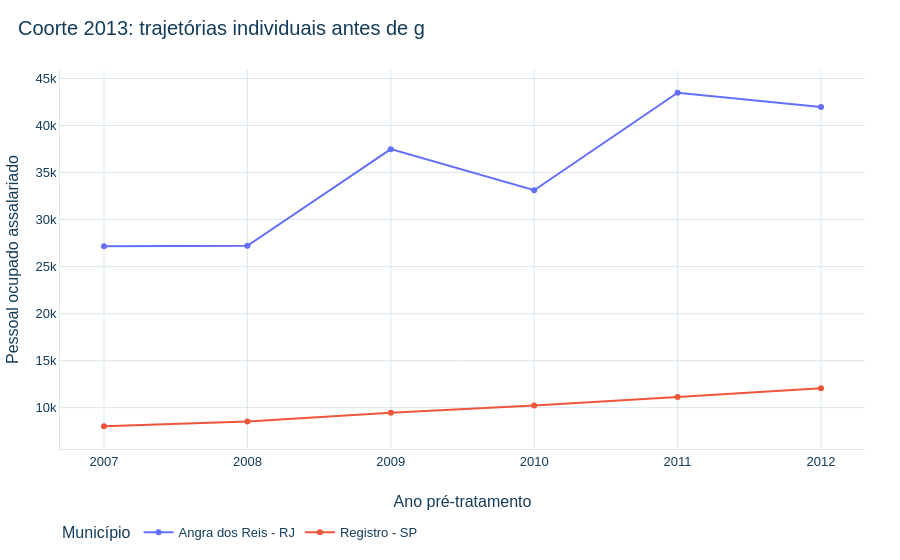

The cell this chart's notebook holds for it:
### Markdown cell above
## 7. Coorte 2013: precisão, suporte e trajetória

### Code cell
traj_2013 = amostra.loc[(amostra['papel_causal'].eq(d18.PAPEL_TRATADO)) & (amostra['coorte_g'].eq(2013)) & (amostra['ano'].lt(2013)), ['codigo_municipio_ibge', 'municipio_fonte', 'uf_codigo', 'ano', d18.OUTCOME_PRIMARIO]].copy()
suporte_2013 = scores_att.loc[scores_att['tratado'] & scores_att['coorte_g'].eq(2013), ['codigo_municipio_ibge', 'propensity_score', 'status_suporte_att', 'macrorregiao']]
resumo_2013 = traj_2013.groupby(['codigo_municipio_ibge', 'municipio_fonte', 'uf_codigo'], as_index=False).apply(lambda x: pd.Series({'slope_nivel_pre': np.polyfit(x['ano'], x[d18.OUTCOME_PRIMARIO], 1)[0], 'slope_log_pre': np.polyfit(x['ano'], np.log1p(x[d18.OUTCOME_PRIMARIO]), 1)[0], 'min_pre': x[d18.OUTCOME_PRIMARIO].min(), 'max_pre': x[d18.OUTCOME_PRIMARIO].max()}), include_groups=False).reset_index(drop=True).merge(suporte_2013, on='codigo_municipio_ibge', how='left', validate='one_to_one')
mostrar(resumo_2013, 10)
fig = px.line(traj_2013, x='ano', y=d18.OUTCOME_PRIMARIO, color='municipio_fonte', markers=True, labels={'ano': 'Ano pré-tratamento', d18.OUTCOME_PRIMARIO: 'Pessoal ocupado assalariado', 'municipio_fonte': 'Município'}, title='Coorte 2013: trajetórias individuais antes de g')
salvar_figura(fig, 'd18_06_coorte_2013_trajetorias')
fig.show()

### Figure 1 — Plotly figure (JSON) as saved in the notebook; plotly's stock layout.template omitted (floating-point values rounded to 4 significant figures)
{"data": [{"hovertemplate": "Município=Angra dos Reis - RJ<br>Ano pré-tratamento=%{x}<br>Pessoal ocupado assalariado=%{y}<extra></extra>", "legendgroup": "Angra dos Reis - RJ", "line": {"color": "#636efa", "dash": "solid"}, "marker": {"symbol": "circle"}, "mode": "lines+markers", "name": "Angra dos Reis - RJ", "orientation": "v", "showlegend": true, "type": "scatter", "x": [2007, 2008, 2009, 2010, 2011, 2012], "xaxis": "x", "y": [27160.0, 27210.0, 37490.0, 33110.0, 43490.0, 41960.0], "yaxis": "y"}, {"hovertemplate": "Município=Registro - SP<br>Ano pré-tratamento=%{x}<br>Pessoal ocupado assalariado=%{y}<extra></extra>", "legendgroup": "Registro - SP", "line": {"color": "#EF553B", "dash": "solid"}, "marker": {"symbol": "circle"}, "mode": "lines+markers", "name": "Registro - SP", "orientation": "v", "showlegend": true, "type": "scatter", "x": [2007, 2008, 2009, 2010, 2011, 2012], "xaxis": "x", "y": [8023.0, 8536.0, 9464.0, 10220.0, 11140.0, 12070.0], "yaxis": "y"}], "layout": {"font": {"color": "#133C5A", "family": "Arial", "size": 13}, "legend": {"title": {"text": "Município"}, "tracegroupgap": 0}, "paper_bgcolor": "#FFFFFF", "plot_bgcolor": "#FFFFFF", "title": {"text": "Coorte 2013: trajetórias individuais antes de g"}, "xaxis": {"anchor": "y", "domain": [0.0, 1.0], "title": {"text": "Ano pré-tratamento"}}, "yaxis": {"anchor": "x", "domain": [0.0, 1.0], "title": {"text": "Pessoal ocupado assalariado"}}}}
